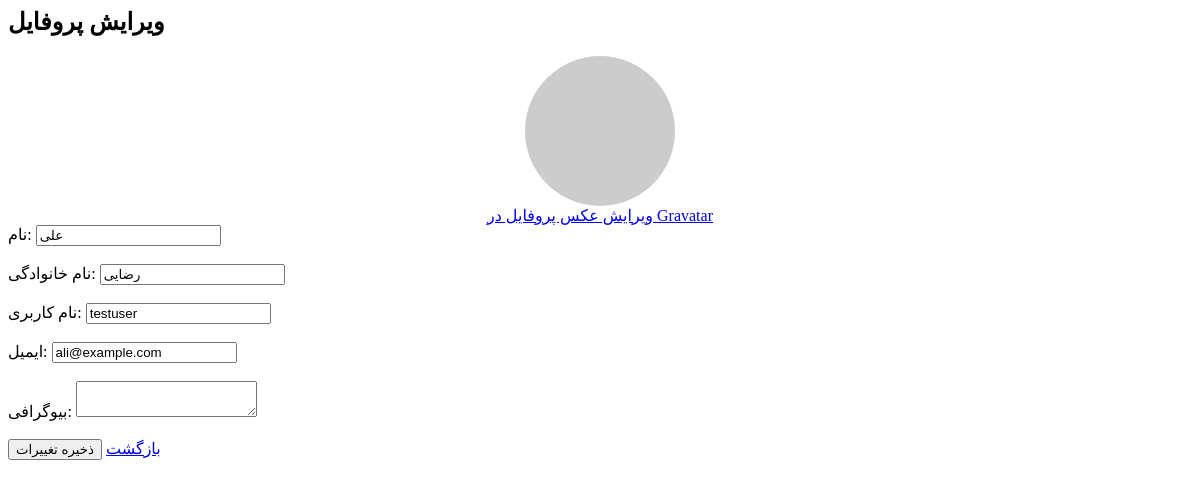
/profile/update-profile/ (signed in), run on an earlier commit of the app's database.
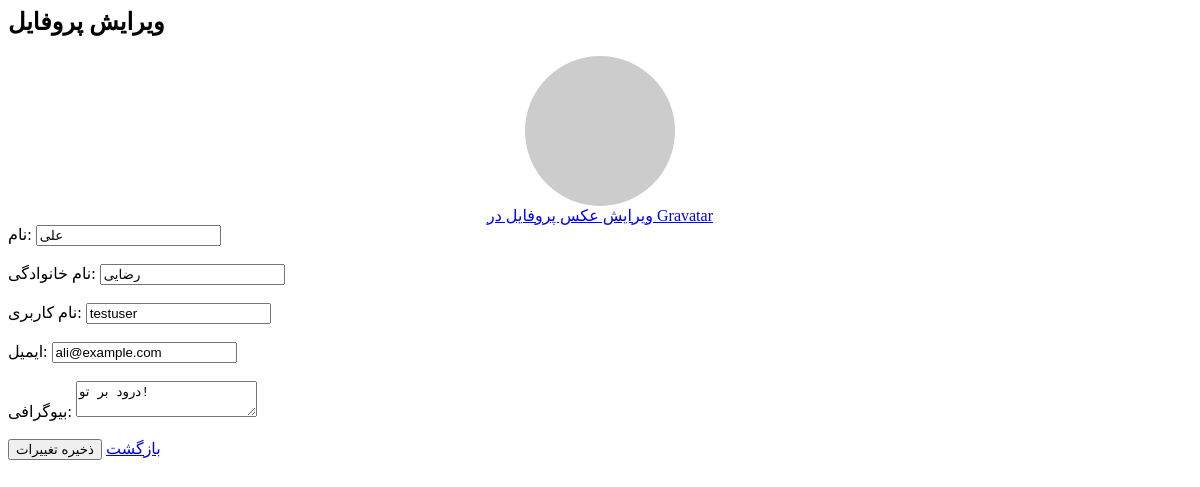
And on a later commit of the database.
### Authentication/models.py (models this page shows, shortened)
class User(AbstractUser):
    email = models.EmailField(unique=True, validators=[validate_email_domain])
    bio = models.TextField(blank=True , max_length=100)
    hits = models.ManyToManyField(IPAddress, related_name="hits", blank=True, editable=False)
    score = models.IntegerField(default=0, editable=False)
    is_banned = models.BooleanField(default=False, editable=False)
    class Meta:
        verbose_name = "حساب"
        verbose_name_plural = "حساب ها"

### Authentication/views.py (the view, shortened to what this page needs)
# urls.py: path("update-profile/", update_profile, name="update_profile"),
@login_required
def update_profile(request):
    user = request.user  # کاربر فعلی
    return render(request, "registration/update_profile.html", {"user": user})

### Home/Middleware.py (called while the page is built)
    def __call__(self, request):
        x_forwarded_for = request.META.get('HTTP_X_FORWARDED_FOR')
        if x_forwarded_for:
            ip = x_forwarded_for.split(',')[0]
        else:
            ip = request.META.get('REMOTE_ADDR')
        ip_address, created = IPAddress.objects.update_or_create(
            ipAddr=ip,
            defaults={"last_seen": now()}  # به‌روزرسانی زمان آخرین بازدید
        )
        request.user.ip_address = ip_address  # اتصال IP به کاربر
        response = self.get_response(request)
        return response

### Templates/registration/update_profile.html (shortened to what this page needs)
{% load static %}
{% block content %}
  <h2>ویرایش پروفایل</h2>
  <div style="text-align: center;">
    <img src="https://www.gravatar.com/avatar/{{ user.email|lower|slugify|default:'00000000000000000000000000000000' }}?s=150&d=identicon"
         alt="عکس پروفایل گراواتار" style="border-radius: 50%; width: 150px; height: 150px;">
    <br>
    <a href="https://gravatar.com" target="_blank" style="color: blue;">ویرایش عکس پروفایل در Gravatar</a>
  </div>
  <form method="post">
    <label for="first_name">نام:</label>
    <input type="text" name="first_name" id="first_name" value="{{ user.first_name }}" required>
    <br><br>
    <label for="last_name">نام خانوادگی:</label>
    <input type="text" name="last_name" id="last_name" value="{{ user.last_name }}" required>
    <br><br>
    <label for="username">نام کاربری:</label>
    <input type="text" name="username" id="username" value="{{ user.username }}" required>
    <br><br>
    <label for="email">ایمیل:</label>
    <input type="email" name="email" id="email" value="{{ user.email }}" required>
    <br><br>
    <label for="bio">بیوگرافی:</label>
    <textarea name="bio" id="bio">{{ user.bio }}</textarea>
    <br><br>
    <button type="submit">ذخیره تغییرات</button>
    <a href="{% url 'Authentication:UserHome' %}">بازگشت</a>
  </form>
{% endblock %}

What changed in the data, as far as the page shows it:
changed User "علی": bio (not shown) → "درود بر تو!"
